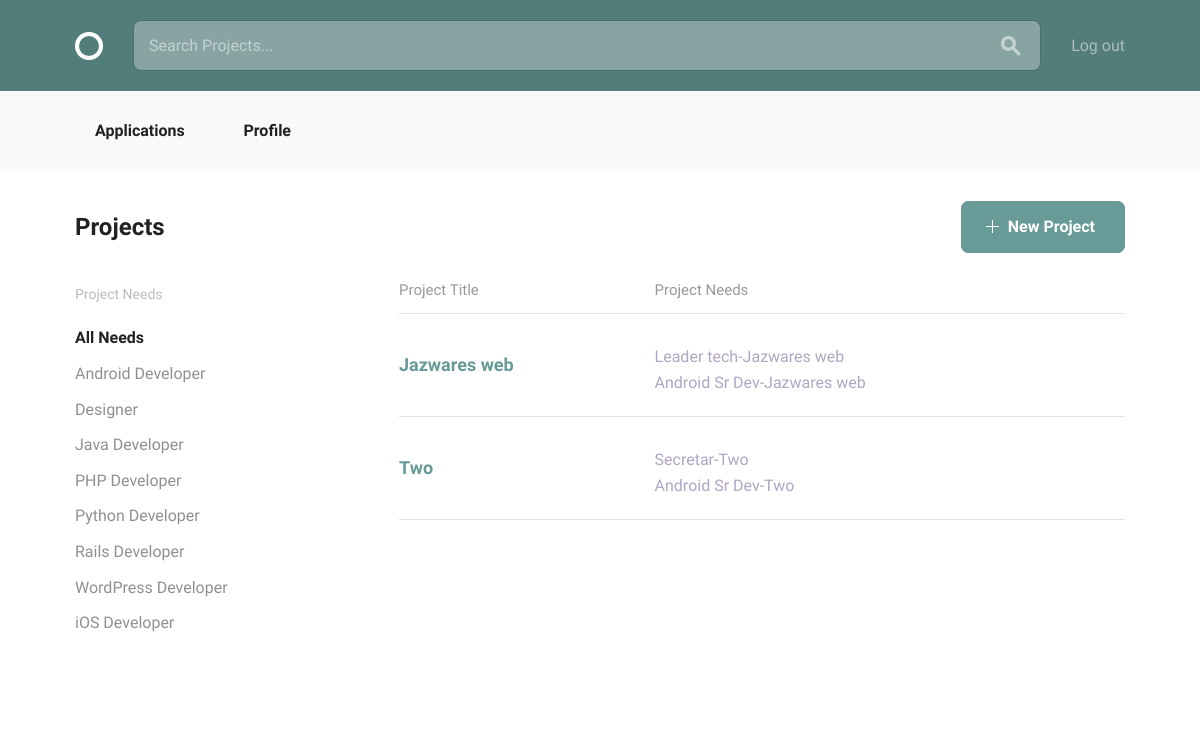
/projects/ (signed in), run on an earlier commit of the app's database.
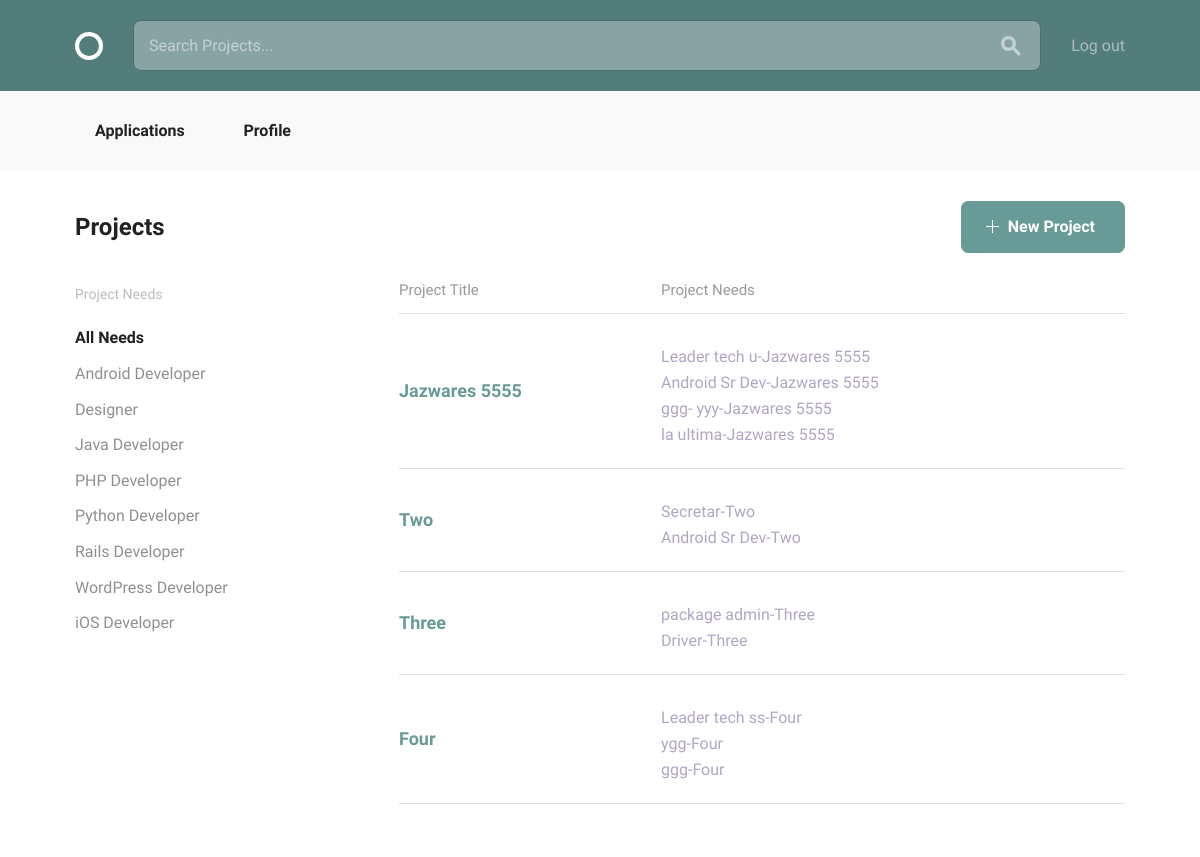
And on a later commit of the database.
### projects/models.py (models this page shows)
class Project(models.Model):
    owner = models.ForeignKey(settings.AUTH_USER_MODEL,
                              related_name="projects")
    title = models.CharField(max_length=140)
    description = models.TextField()
    concluded = models.BooleanField(default=False)
    time_line_description = models.TextField(default='')
    applicant_req = models.TextField(default='')
    def __str__(self):
        return self.title

class Position(models.Model):
    position_title = models.CharField(max_length=40)
    skill = models.ForeignKey(Skill, related_name='positions')
    description = models.TextField(default='')
    project = models.ForeignKey(Project, related_name='positions')
    filled = models.BooleanField(default=False)
    def __str__(self):
        return "{}-{}".format(self.position_title, self.project)

### projects/views.py (the view)
class AllProjects(LoginRequiredMixin, PrefetchRelatedMixin, generic.ListView):
    model = models.Project
    prefetch_related = ["positions"]

### projects/templates/projects/project_list.html
{% extends "layout.html" %}
{% block body_content %}
<div class="bounds circle--page">
    <div class="circle--page--header circle--fluid">
        <div class="circle--fluid--cell circle--fluid--primary">
            <h2>Projects</h2>
        </div>
        <div class="circle--fluid--cell circle--fluid--secondary">
            <a class="button button-primary icon-on-left" href="{% url 'projects:create_project' %}">
                <svg version="1.1" xmlns="http://www.w3.org/2000/svg" xmlns:xlink="http://www.w3.org/1999/xlink" x="0px" y="0px" viewBox="0 0 13 13" style="enable-background:new 0 0 13 13;" xml:space="preserve" class="add">
            <polygon points="7,6 7,0 6,0 6,6 0,6 0,7 6,7 6,13 7,13 7,7 13,7 13,6 "/>
          </svg>
                New Project
            </a>
        </div>
    </div>
    <div class="grid-25">
        <div class="circle--filter circle--secondary--module">
            <h4>Project Needs</h4>
            <ul class="circle--filter--list">
                <li><a class="selected">All Needs</a></li>
                <li><a>Android Developer</a></li>
                <li><a>Designer</a></li>
                <li><a>Java Developer</a></li>
                <li><a>PHP Developer</a></li>
                <li><a>Python Developer</a></li>
                <li><a>Rails Developer</a></li>
                <li><a>WordPress Developer</a></li>
                <li><a>iOS Developer</a></li>
            </ul>
        </div>
    </div>
    <div class="grid-70 grid-push-5">
        <table class="u-full-width circle--table">
            <thead>
            <tr>
                <th>Project Title</th>
                <th class="circle--cell--right">Project Needs</th>
            </tr>
            </thead>
            <tbody>
            {% for project in project_list %}
            <tr class="clickable-row" data-href="{% url 'projects:detail_project' pk=project.pk %}">
                <td>
                    <h3>{{ project.title }}</h3>
                </td>
                <td class="circle--cell--right">
                    {% for position in project.positions.all %}
                        <p class="secondary-label">{{ position }}</p>
                    {% endfor %}
                </td>
            </tr>
            {% endfor %}
            </tbody>
        </table>
    </div>
</div>
{% endblock %}

### templates/layout.html (shortened to what this page needs)
<!DOCTYPE html>
{% load static from staticfiles %}
<html lang="en">
<head>
    <link rel="stylesheet" href="{% static 'css/global.css' %}">
</head>
<body>
<header class="circle--header">
    <div class="bounds">
        <div class="circle--fluid">
            <div class="circle--fluid--cell">
                <h1 class="hide-text circle--logo"><a class="logo" href="{% url 'home' %}">Circle</a></h1>
            </div>
            <div class="circle--fluid--cell circle--fluid--primary">
                <div class="circle--search">
                    <input type="text" placeholder="Search Projects..."/>
                    <button>
                    </button>
                </div>
            </div>
            <div class="circle--fluid--cell circle--fluid--secondary">
                <nav>
                    <ul class="circle--inline">
                        {% if user.is_authenticated %}
                        <li><a href="{% url 'accounts:logout' %}" class="btn btn-simple">Log out</a></li>
                        {% else %}
                        <li><a href="{% url 'login' %}" class="btn btn-simple">Log in</a></li>
                        <li><a href="{% url 'accounts:signup' %}" class="btn btn-simple">Sign up</a></li>
                        {% endif %}
                    </ul>
                </nav>
            </div>
        </div>
    </div>
</header>
{% if user.is_authenticated %}
<div class="circle--actions--bar">
    <nav class="bounds">
        <ul class="circle--pill--list">
            <li>
                <a class="{% if '/accounts/applications/' in request.path %} selected {% endif %}"
                   href="applications.html">
                    Applications
                </a>
            </li>
            <li>
                <a class="{% if '/accounts/profile/' in request.path %} selected {% endif %}"
                   href="{% url 'accounts:profile' pk=user.pk %}">
                    Profile
                </a>
            </li>
        </ul>
    </nav>
</div>
{% endif %}
{% block body_content %}{% endblock %}
</body>
</html>

What changed in the data, as far as the page shows it:
changed Project: title "Jazwares web" → "Jazwares 5555"
changed Position: position_title+project "Leader tech-Jazwares web" → "Leader tech u-Jazwares 5555"
changed through a linked row, Position: position_title+project "Android Sr Dev-Jazwares web" → "Android Sr Dev-Jazwares 5555"
added Position: position_title+project "ggg- yyy-Jazwares 5555", shown under Project "Jazwares 5555"
added Position: position_title+project "la ultima-Jazwares 5555", shown under Project "Jazwares 5555"
added Project: title "Three"
added Position: position_title+project "package admin-Three", shown under "Three"
added Position: position_title+project "Driver-Three", shown under "Three"
added Project: title "Four"
added Position: position_title+project "Leader tech ss-Four", shown under "Four"
added Position: position_title+project "ygg-Four", shown under "Four"
added Position: position_title+project "ggg-Four", shown under "Four"
